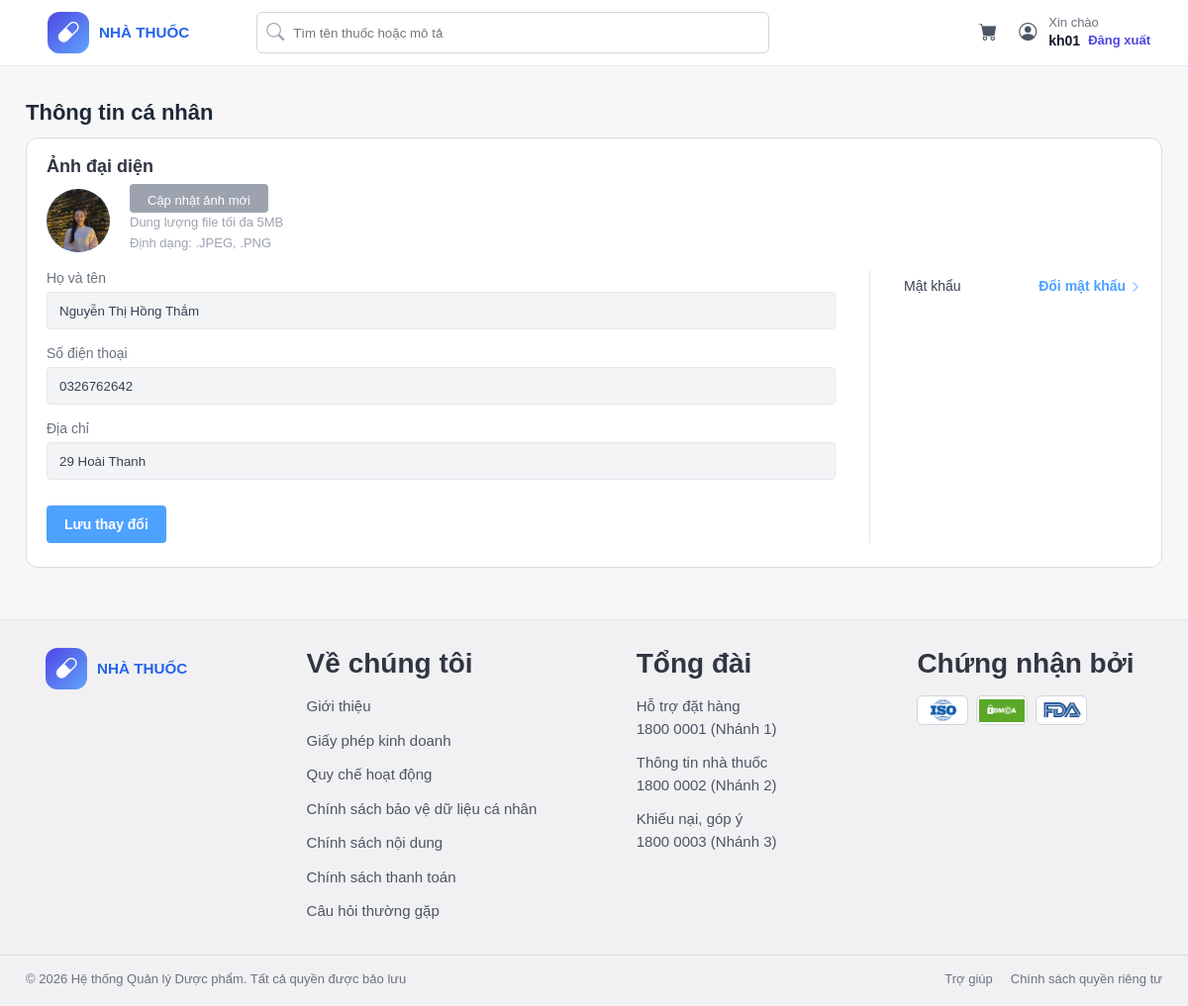
Screenshot of /thong-tin-ca-nhan/ (signed in) with the database file from the repository.
### core/models.py (models this page shows, shortened)
class Customer(models.Model):
    user = models.OneToOneField(User, on_delete=models.CASCADE)
    full_name = models.CharField(max_length=100)
    address = models.CharField(max_length=255, blank=True)
    phone = models.CharField(max_length=20)
    avatar = models.ImageField(upload_to='avatars/', blank=True, null=True)

### core/views.py (the view, shortened to what this page needs)
# urls.py: path('thong-tin-ca-nhan/', views.profile, name='profile'),
@login_required
def profile(request):
    customer = request.user.customer
    return render(request, 'customer/thongtincanhan.html', {
        'customer': customer
    })

### templates/customer/thongtincanhan.html (shortened to what this page needs)
{% load static %}
<!DOCTYPE html>
<html lang="vi">
<head>
  <link rel="stylesheet" href="{% static 'css/thongtincanhan.css' %}" />
  <link rel="stylesheet" href="{% static 'css/customer-search.css' %}" />
  <link rel="stylesheet" href="https://cdn.jsdelivr.net/npm/bootstrap-icons@1.11.3/font/bootstrap-icons.min.css" />
</head>
<body>
  <header class="topbar">
    <div class="topbar-left">
      <div class="brand">
        <a href="{% url 'home' %}" class="brand-icon">
            <i class="bi bi-capsule"></i>
        </a>
      <div class="brand-text">
         <h3>NHÀ THUỐC</h3>
      </div>
    </div>
      <form action="{% url 'product_list' %}" method="get" class="search-box">
  <button type="submit" class="search-submit" aria-label="Tìm kiếm">
    <i class="bi bi-search"></i>
  </button>
  <input
    type="text"
    name="q"
    value="{{ request.GET.q|default:'' }}"
    placeholder="Tìm tên thuốc hoặc mô tả"
  />
</form>
    </div>
    <div class="topbar-right">
      <button class="icon-btn"><i class="bi bi-cart-fill"></i></button>
      <button class="icon-btn"><i class="bi bi-person-circle"></i></button>
      <div class="user-box">
  <span>Xin chào</span>
  <strong>
    <a href="{% url 'profile' %}" class="user-link">{{ request.user.username }}</a>
  </strong>
  <a href="{% url 'logout' %}" class="logout-link">Đăng xuất</a>
</div>
    </div>
  </header>
  <main class="page-wrapper">
    <section class="profile-page">
      <h1 class="profile-page-title">Thông tin cá nhân</h1>
<div class="profile-card">
  <form method="post" enctype="multipart/form-data">
    <div class="profile-avatar-section">
      <h3>Ảnh đại diện</h3>
      <div class="profile-avatar-row">
        <div class="profile-avatar">
          {% if customer.avatar %}
            <img
              src="{{ customer.avatar.url }}"
              alt="{{ customer.full_name }}"
              id="avatarPreview"
            >
          {% endif %}
        </div>
        <div class="profile-avatar-info">
          <label class="upload-btn" for="avatarFile">Cập nhật ảnh mới</label>
          <p>Dung lượng file tối đa 5MB</p>
          <p>Định dạng: .JPEG, .PNG</p>
        </div>
      </div>
    </div>
    <div class="profile-content">
      <div class="profile-form-side">
        <div class="profile-form-group">
          <label for="fullName">Họ và tên</label>
          <input type="text" id="fullName" name="full_name" value="{{ customer.full_name }}">
        </div>
        <div class="profile-form-group">
          <label for="phone">Số điện thoại</label>
          <input type="text" id="phone" name="phone" value="{{ customer.phone }}">
        </div>
        <div class="profile-form-group">
          <label for="address">Địa chỉ</label>
          <input type="text" id="address" name="address" value="{{ customer.address }}">
        </div>
        <button class="save-profile-btn" type="submit">Lưu thay đổi</button>
      </div>
      <div class="profile-password-side">
        <div class="password-row">
          <span>Mật khẩu</span>
          <a href="#" onclick="openPasswordPopup(event)">
            Đổi mật khẩu <i class="bi bi-chevron-right"></i>
          </a>
        </div>
      </div>
    </div>
  </form>
</div>
    </section>
  </main>
  <footer class="site-footer">
    <div class="footer-content">
      <div class="footer-brand">
        <div class="brand footer-brand-inner">
          <div class="brand-icon">
            <i class="bi bi-capsule"></i>
          </div>
          <div class="brand-text">
            <h3>NHÀ THUỐC</h3>
          </div>
        </div>
      </div>
      <div class="footer-column">
        <h3>Về chúng tôi</h3>
        <a href="#">Giới thiệu</a>
        <a href="#">Giấy phép kinh doanh</a>
        <a href="#">Quy chế hoạt động</a>
        <a href="#">Chính sách bảo vệ dữ liệu cá nhân</a>
        <a href="#">Chính sách nội dung</a>
        <a href="#">Chính sách thanh toán</a>
        <a href="#">Câu hỏi thường gặp</a>
      </div>
      <div class="footer-column">
        <h3>Tổng đài</h3>
        <p>Hỗ trợ đặt hàng<br>1800 0001 (Nhánh 1)</p>
        <p>Thông tin nhà thuốc<br>1800 0002 (Nhánh 2)</p>
        <p>Khiếu nại, góp ý<br>1800 0003 (Nhánh 3)</p>
      </div>
      <div class="footer-column">
        <h3>Chứng nhận bởi</h3>
        <div class="certificates">
            <div class="certificate">
                <img src="{% static 'images/iso.jpg' %}" alt="Chứng nhận ISO" />
            </div>
            <div class="certificate">
              <img src="{% static 'images/dmca.png' %}" alt="Chứng nhận DMCA" />
            </div>
            <div class="certificate">
                <img src="{% static 'images/FDA.jpg' %}" alt="Chứng nhận FDA" />
            </div>
        </div>
      </div>
    </div>
    <div class="footer-bottom">
      <p>© 2026 Hệ thống Quản lý Dược phẩm. Tất cả quyền được bảo lưu</p>
      <div class="footer-bottom-links">
        <a href="#">Trợ giúp</a>
        <a href="#">Chính sách quyền riêng tư</a>
      </div>
    </div>
  </footer>
</body>
</html>

### static/css/customer-search.css (style rules this page uses)
.search-box { display: flex; align-items: center; gap: 10px; }
.search-submit { border: none; background: transparent; padding: 0; margin: 0 0 0 -8px; cursor: pointer; color: #9ca3af; display: flex; align-items: center; justify-content: center; font-size: 18px; }
.search-box input { flex: 1; }

### rows the page displays
Customer: avatar (picture), full_name "Nguyễn Thị Hồng Thắm", phone "0326762642", address "29 Hoài Thanh"

### other values shown
{{ request.user.username }} "kh01"
